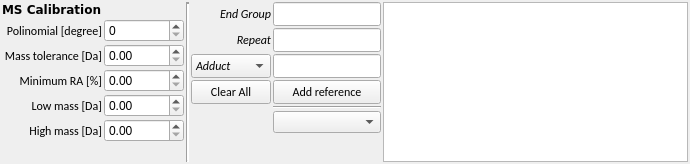
<?xml version="1.0" encoding="UTF-8"?>
<ui version="4.0">
 <class>MSCalibrationForm</class>
 <widget class="QWidget" name="MSCalibrationForm">
  <property name="geometry">
   <rect>
    <x>0</x>
    <y>0</y>
    <width>690</width>
    <height>164</height>
   </rect>
  </property>
  <property name="sizePolicy">
   <sizepolicy hsizetype="Preferred" vsizetype="Preferred">
    <horstretch>0</horstretch>
    <verstretch>0</verstretch>
   </sizepolicy>
  </property>
  <property name="windowTitle">
   <string>Form</string>
  </property>
  <layout class="QHBoxLayout" name="horizontalLayout">
   <property name="spacing">
    <number>2</number>
   </property>
   <property name="leftMargin">
    <number>2</number>
   </property>
   <property name="topMargin">
    <number>2</number>
   </property>
   <property name="rightMargin">
    <number>2</number>
   </property>
   <property name="bottomMargin">
    <number>2</number>
   </property>
   <item>
    <layout class="QHBoxLayout" name="horizontalLayout1">
     <property name="spacing">
      <number>2</number>
     </property>
     <item>
      <layout class="QGridLayout" name="gridLayout">
       <item row="2" column="1">
        <widget class="QDoubleSpinBox" name="spinMassTolerance"/>
       </item>
       <item row="1" column="0">
        <widget class="QLabel" name="label_2">
         <property name="font">
          <font>
           <family>Calibri</family>
          </font>
         </property>
         <property name="text">
          <string>Polinomial [degree]</string>
         </property>
         <property name="alignment">
          <set>Qt::AlignRight|Qt::AlignTrailing|Qt::AlignVCenter</set>
         </property>
        </widget>
       </item>
       <item row="0" column="0">
        <widget class="QLabel" name="label">
         <property name="font">
          <font>
           <family>Verdana</family>
           <weight>75</weight>
           <bold>true</bold>
          </font>
         </property>
         <property name="text">
          <string>MS Calibration</string>
         </property>
        </widget>
       </item>
       <item row="2" column="0">
        <widget class="QLabel" name="label_3">
         <property name="font">
          <font>
           <family>Calibri</family>
          </font>
         </property>
         <property name="text">
          <string>Mass tolerance [Da]</string>
         </property>
         <property name="alignment">
          <set>Qt::AlignRight|Qt::AlignTrailing|Qt::AlignVCenter</set>
         </property>
        </widget>
       </item>
       <item row="3" column="0">
        <widget class="QLabel" name="label_4">
         <property name="font">
          <font>
           <family>Calibri</family>
          </font>
         </property>
         <property name="text">
          <string>Minimum RA [%]</string>
         </property>
         <property name="alignment">
          <set>Qt::AlignRight|Qt::AlignTrailing|Qt::AlignVCenter</set>
         </property>
        </widget>
       </item>
       <item row="1" column="1">
        <widget class="QSpinBox" name="spinPolynomials">
         <property name="minimumSize">
          <size>
           <width>80</width>
           <height>0</height>
          </size>
         </property>
        </widget>
       </item>
       <item row="6" column="1">
        <spacer name="verticalSpacer">
         <property name="orientation">
          <enum>Qt::Vertical</enum>
         </property>
         <property name="sizeHint" stdset="0">
          <size>
           <width>20</width>
           <height>40</height>
          </size>
         </property>
        </spacer>
       </item>
       <item row="4" column="0">
        <widget class="QLabel" name="label_5">
         <property name="font">
          <font>
           <family>Calibri</family>
          </font>
         </property>
         <property name="text">
          <string>Low mass [Da]</string>
         </property>
         <property name="alignment">
          <set>Qt::AlignRight|Qt::AlignTrailing|Qt::AlignVCenter</set>
         </property>
        </widget>
       </item>
       <item row="5" column="0">
        <widget class="QLabel" name="label_6">
         <property name="font">
          <font>
           <family>Calibri</family>
          </font>
         </property>
         <property name="text">
          <string>High mass [Da]</string>
         </property>
         <property name="alignment">
          <set>Qt::AlignRight|Qt::AlignTrailing|Qt::AlignVCenter</set>
         </property>
        </widget>
       </item>
       <item row="3" column="1">
        <widget class="QDoubleSpinBox" name="spinMinimumRA"/>
       </item>
       <item row="5" column="1">
        <widget class="QDoubleSpinBox" name="spinHighMass"/>
       </item>
       <item row="4" column="1">
        <widget class="QDoubleSpinBox" name="spinLowMass"/>
       </item>
      </layout>
     </item>
     <item>
      <widget class="Line" name="line">
       <property name="lineWidth">
        <number>2</number>
       </property>
       <property name="orientation">
        <enum>Qt::Vertical</enum>
       </property>
      </widget>
     </item>
     <item>
      <layout class="QGridLayout" name="gridLayout_3">
       <item row="2" column="0">
        <widget class="QComboBox" name="comboBoxAdductLose">
         <property name="font">
          <font>
           <family>Calibri</family>
           <italic>true</italic>
          </font>
         </property>
         <item>
          <property name="text">
           <string>Adduct</string>
          </property>
         </item>
         <item>
          <property name="text">
           <string>Lose</string>
          </property>
         </item>
        </widget>
       </item>
       <item row="4" column="1">
        <widget class="Line" name="line_2">
         <property name="orientation">
          <enum>Qt::Horizontal</enum>
         </property>
        </widget>
       </item>
       <item row="3" column="0">
        <widget class="QPushButton" name="pushButton">
         <property name="font">
          <font>
           <family>Calibri</family>
          </font>
         </property>
         <property name="text">
          <string>Clear All</string>
         </property>
        </widget>
       </item>
       <item row="1" column="0">
        <widget class="QLabel" name="label_8">
         <property name="sizePolicy">
          <sizepolicy hsizetype="Minimum" vsizetype="Preferred">
           <horstretch>0</horstretch>
           <verstretch>0</verstretch>
          </sizepolicy>
         </property>
         <property name="font">
          <font>
           <family>Calibri</family>
           <italic>true</italic>
          </font>
         </property>
         <property name="text">
          <string>Repeat</string>
         </property>
         <property name="alignment">
          <set>Qt::AlignRight|Qt::AlignTrailing|Qt::AlignVCenter</set>
         </property>
        </widget>
       </item>
       <item row="3" column="1">
        <widget class="QPushButton" name="addReference">
         <property name="sizePolicy">
          <sizepolicy hsizetype="Minimum" vsizetype="Fixed">
           <horstretch>0</horstretch>
           <verstretch>0</verstretch>
          </sizepolicy>
         </property>
         <property name="font">
          <font>
           <family>Calibri</family>
          </font>
         </property>
         <property name="text">
          <string>Add reference</string>
         </property>
        </widget>
       </item>
       <item row="0" column="0">
        <widget class="QLabel" name="label_7">
         <property name="sizePolicy">
          <sizepolicy hsizetype="Minimum" vsizetype="Fixed">
           <horstretch>0</horstretch>
           <verstretch>0</verstretch>
          </sizepolicy>
         </property>
         <property name="font">
          <font>
           <family>Calibri</family>
           <italic>true</italic>
          </font>
         </property>
         <property name="text">
          <string>End Group</string>
         </property>
         <property name="alignment">
          <set>Qt::AlignRight|Qt::AlignTrailing|Qt::AlignVCenter</set>
         </property>
        </widget>
       </item>
       <item row="6" column="1">
        <spacer name="verticalSpacer_3">
         <property name="orientation">
          <enum>Qt::Vertical</enum>
         </property>
         <property name="sizeHint" stdset="0">
          <size>
           <width>20</width>
           <height>40</height>
          </size>
         </property>
        </spacer>
       </item>
       <item row="0" column="1">
        <widget class="QLineEdit" name="edtEndGroup">
         <property name="sizePolicy">
          <sizepolicy hsizetype="Minimum" vsizetype="Fixed">
           <horstretch>0</horstretch>
           <verstretch>0</verstretch>
          </sizepolicy>
         </property>
         <property name="font">
          <font>
           <family>Calibri</family>
           <weight>75</weight>
           <bold>true</bold>
          </font>
         </property>
        </widget>
       </item>
       <item row="1" column="1">
        <widget class="QLineEdit" name="edtRepeatGroup">
         <property name="sizePolicy">
          <sizepolicy hsizetype="Minimum" vsizetype="Fixed">
           <horstretch>0</horstretch>
           <verstretch>0</verstretch>
          </sizepolicy>
         </property>
         <property name="font">
          <font>
           <family>Calibri</family>
           <weight>75</weight>
           <bold>true</bold>
          </font>
         </property>
        </widget>
       </item>
       <item row="2" column="1">
        <widget class="QLineEdit" name="edtAdductLose">
         <property name="sizePolicy">
          <sizepolicy hsizetype="Minimum" vsizetype="Fixed">
           <horstretch>0</horstretch>
           <verstretch>0</verstretch>
          </sizepolicy>
         </property>
         <property name="font">
          <font>
           <family>Calibri</family>
           <weight>75</weight>
           <bold>true</bold>
          </font>
         </property>
        </widget>
       </item>
       <item row="5" column="1">
        <widget class="QComboBox" name="comboBoxMaterials">
         <item>
          <property name="text">
           <string/>
          </property>
         </item>
         <item>
          <property name="text">
           <string>PEG</string>
          </property>
         </item>
         <item>
          <property name="text">
           <string>PFTBA</string>
          </property>
         </item>
         <item>
          <property name="text">
           <string>Ar</string>
          </property>
         </item>
         <item>
          <property name="text">
           <string>Xe</string>
          </property>
         </item>
        </widget>
       </item>
      </layout>
     </item>
    </layout>
   </item>
   <item>
    <widget class="TableView" name="tableView">
     <property name="font">
      <font>
       <family>Consolas</family>
      </font>
     </property>
    </widget>
   </item>
  </layout>
 </widget>
 <customwidgets>
  <customwidget>
   <class>TableView</class>
   <extends>QTableView</extends>
   <header>tableview.hpp</header>
  </customwidget>
 </customwidgets>
 <resources/>
 <connections/>
</ui>
